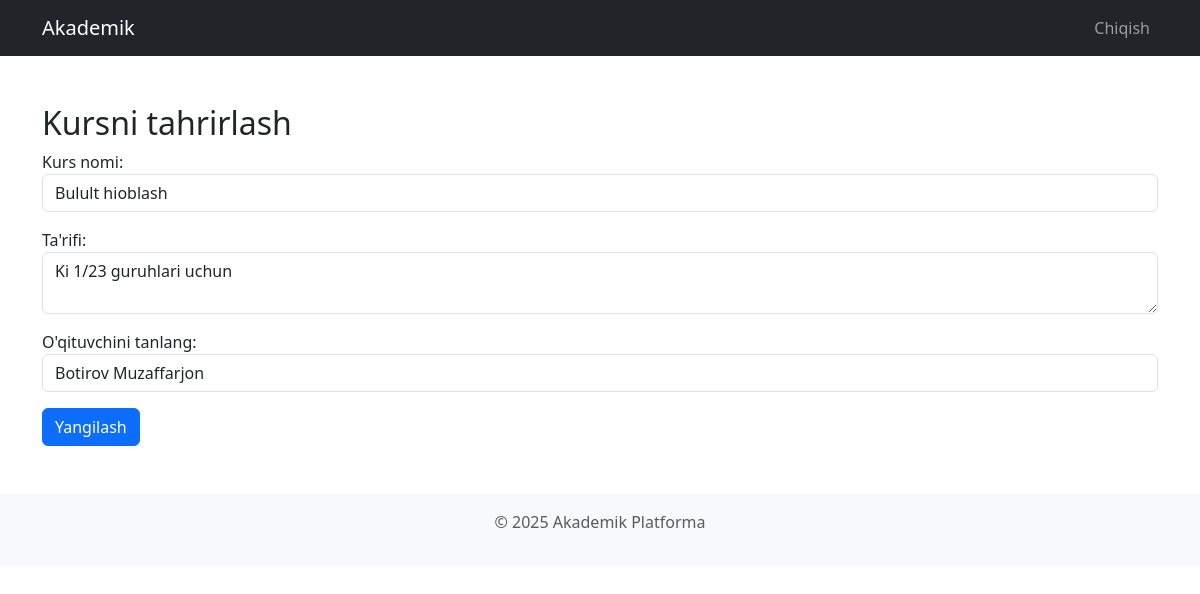
/Web_dasturlash_7_ballik_topshriq/course_create.php?id=2 (signed in), run on the app's committed database.
### tables this page shows
CREATE TABLE `courses` (
  `id` int(11) NOT NULL,
  `title` varchar(255) NOT NULL,
  `description` text NOT NULL,
  `teacher_id` int(11) DEFAULT NULL
);

CREATE TABLE `users` (
  `id` int(11) NOT NULL,
  `name` varchar(100) NOT NULL,
  `email` varchar(100) NOT NULL,
  `password` varchar(255) NOT NULL,
  `role` enum('admin','teacher','student') NOT NULL,
  `created_at` timestamp NOT NULL DEFAULT current_timestamp(),
  `avatar` varchar(255) DEFAULT NULL
);

### Web_dasturlash_7_ballik_topshriq/course_create.php (the view, shortened to what this page needs)
<?php
include("config.php");
$edit_mode = false;
$course_id = isset($_GET['id']) ? (int)$_GET['id'] : 0;
if ($course_id) {
    $edit_mode = true;
    $course = $conn->query("SELECT * FROM courses WHERE id = $course_id")->fetch_assoc();
}
$teachers = $conn->query("SELECT id, name FROM users WHERE role = 'teacher'");
include("templates/header.php");
?>
<div class="container mt-5">
    <h2><?= $edit_mode ? 'Kursni tahrirlash' : 'Yangi kurs qo‘shish' ?></h2>
    <form method="POST">
        <div class="mb-3">
            <label>Kurs nomi:</label>
            <input type="text" name="title" class="form-control" required value="<?= $edit_mode ? htmlspecialchars($course['title']) : '' ?>">
        </div>
        <div class="mb-3">
            <label>Ta'rifi:</label>
            <textarea name="description" class="form-control" required><?= $edit_mode ? htmlspecialchars($course['description']) : '' ?></textarea>
        </div>
        <div class="mb-3">
            <label>O'qituvchini tanlang:</label>
            <select name="teacher_id" class="form-control" required>
                <?php while ($t = $teachers->fetch_assoc()): ?>
                    <option value="<?= $t['id'] ?>" <?= $edit_mode && $t['id'] == $course['teacher_id'] ? 'selected' : '' ?>><?= htmlspecialchars($t['name']) ?></option>
                <?php endwhile; ?>
            </select>
        </div>
        <button class="btn btn-primary"><?= $edit_mode ? 'Yangilash' : 'Saqlash' ?></button>
    </form>
</div>
<?php include("templates/footer.php"); ?>

### data on the page
courses: title "Bulult hioblash", description "Ki 1/23 guruhlari uchun", teacher_id "Botirov Muzaffarjon"
